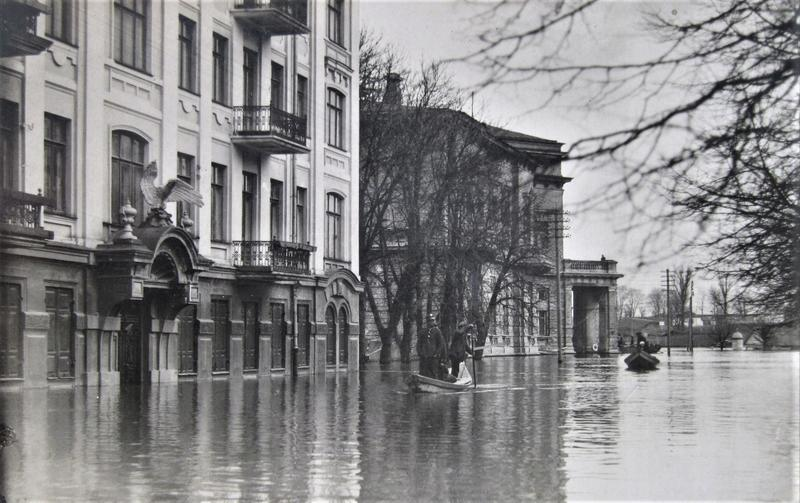
#> input picture ai_primer_book/img/flud.jpg, 800 x 503 px
$ jupyter execute SVD.ipynb
#> lines starting #> are read from the running program, lines starting #| are printed output that depends on the picture
# SVD (Singular Value Decomposition)

What we will cover in this page:
- Increasing importance of linear algebra
- Singular Value Decomposition (SVD)
- Using SVD to compress images
- Recommender using SVD
- SVD for linear regression

## Increasing importance of linear algebra

In 1844 Hermann Grassmann published his "Theory of Extension" which included foundational new topics of what is today called **linear algebra**. In 1848, James Joseph Sylvester introduced the term **matrix**, which is Latin for womb.
Linear algebra is the branch of mathematics concerning linear equations such as
$$a_{1}x_{1}+\cdots +a_{n}x_{n}=b$$ and linear functions such as $$(x_{1},\ldots ,x_{n})\mapsto a_{1}x_{1}+\ldots +a_{n}x_{n}$$
and their representations through **matrices and vector spaces**. Linear algebra is increasing in importance as is core tool in AI field. Nice [podcast](https://lexfridman.com/gilbert-strang/) about this increasing importance, Strang even suggests to replace calculus by linear albebra in schools. By the way most calculus operations have discrete analogues in linear algebra.

### Linear algebra (missing pieces?)

Since you know linear algebra well I just want to point out some important things which often are left forgotten:
- Algebra has geometric interpretation
- Usually you can think about algebraic objects and operations in alternative ways and that can open up some doors

Here are couple examples to prove these points and give you some intuition.

#### Matrix-vector multiplication

- Matrix is a collection of vectors
- A matrix maps one vector to another vector
- Matrix times vector can be thought of as a weighted sum of matrix columns

So if we multiply a space by a matrix it enables us to **stretch and rotate** original space.

For example

\begin{bmatrix}
\cos(\theta) & -\sin(\theta)\\
\sin(\theta) & \cos(\theta)
\end{bmatrix}

works as a simple counter-clockwise rotation, and it's inverse as clockwise rotation. For more geometric interpretations see **3Blue1Brown** [linear algebra](https://www.youtube.com/watch?v=kjBOesZCoqc&feature=emb_title) course.

### Eigenvectors

**Suggested reading:** [THE $25,000,000,000 EIGENVECTOR THE LINEAR ALGEBRA BEHIND GOOGLE](https://www.math.arizona.edu/~glickenstein/math443f08/bryanleise.pdf)

So if vector multiplied by a matrix is a stretch and rotation, then axes of rotation can be especially useful. These axes are called eigenvectors and are easy to define, we just formalize the fact that rotation does nothing by $A u=\lambda u$, where $\lambda$ is a scalar (eigenvalue).

[cell 1]
import numpy as np

B = np.array([[-1, 1],
              [0, -2]])

print('Eigenvalues:\n{0}\nEigenvectors:\n{1}'.format(*np.linalg.eig(B)))

**TASK:** play a bit and make sure that it works as expected and you can use basic *numpy* functions easily (for example *np.dot*), we will need it a lot in the future.

**TASK:** play with a matrix
$\begin{bmatrix}
3 & 1\\
1 & 2
\end{bmatrix}$,
can you tell what it doesk to the vectorspace and where eigenvectors are located? Do they have a clear interpretation? Unfortunately what you will observe works only for symmetric matrixes (those which are equal to its own transpose).

### Singular Value Decomposition (SVD)

We can decompose matrix any way we like, for example: $A = B + C$, $A = B \cdot C$, ... It turns out that some decompositions are usefull for data compression, numerical calculations and might reveal insights into the data. SVD is defined as:

Who invented SVD?
- Eugenio Beltrami (1835-1899)
- Camille Jordan (1838-1921)
- James Joseph Sylvester (1814-1897)
- Erhard Schmidt (1876-1959)
- Hermann Weyl (1885- 1955)

For early history see this paper. Fun fact: Gauss used matrix decomposition in 1823.

SVD is videly used in:
- Data compression
- Recommender systems
- Linear regressions
- NLP (natural language processing)
- PCA (principal component analysis)

We will see some examples bellow starting from data compression.

#### How is SVD computed?

Let's compute SVD for
$$X=
\begin{bmatrix}
5 & 5\\
-1 & 7
\end{bmatrix} = USV^T.$$

We start by producing symmetric matrix (you should have some intuition why we need that by now)
$$X^T X=VS^TSV^T=
\begin{bmatrix}
26 & 18\\
18 & 74
\end{bmatrix} = USV^T.$$

Now we can compute eigenvectors usging determinant. Since
$$\det(X^TX - \lambda I) = (\lambda - 20)(\lambda - 80)$$
we have
$$X^TX - 20 I =
\begin{bmatrix}
6 & 18\\
18 & 54
\end{bmatrix}
\rightarrow
V_1 = \frac{1}{\sqrt{10}}
\begin{bmatrix}
-3\\
1
\end{bmatrix};$$
$$X^TX - 80 I =
\begin{bmatrix}
-54 & 18\\
18 & -6
\end{bmatrix}
\rightarrow
V_2 = \frac{1}{\sqrt{10}}
\begin{bmatrix}
1\\
3
\end{bmatrix}.$$

Now we have

$$V = \frac{1}{\sqrt{10}}
\begin{bmatrix}
-3 & 1\\
1 & 3
\end{bmatrix},$$

thus knowing that $XV=US$ it is easy to find

$$S =
\begin{bmatrix}
2\sqrt{5} & 0\\
0 & 4\sqrt{5}
\end{bmatrix};\;
U = \frac{1}{\sqrt{2}}
\begin{bmatrix}
1 & 1\\
-1 & 1
\end{bmatrix}.$$

TODO: fix axes so that they match with np output.

[cell 2]
X = np.array([[5, 5],
              [-1, 7]])
U, S, V = np.linalg.svd(X)
print(f'U\n{U}\nS\n{S}\nV\n{V}')

## Using SVD to compress images

We will use the following trick to compress images:
- Calculate SVD of an image
- Leave only top N factors in S
- Multiply matrixes to obtaine compressed image

As we saw this should work, because S captures most relevant eigenvectors.

[cell 3]
import matplotlib.pyplot as plt    # pip install matplotlib
from IPython import display
from time import sleep
import cv2                         # pip install opencv-python

def plot(X):
    """Just a little helper function to get a nice image plot"""
    m = 255 if X.max() > 1 else 1
    plt.imshow(X, cmap='gray', vmin=0, vmax=m)
    plt.axis('off')

[cell 4]
X = cv2.imread('img/flud.jpg', cv2.IMREAD_GRAYSCALE)
#> X: shape (503, 800); min 3, max 255, mean 134.6
print(f'Image shape {X.shape}')
#| Image shape (503, 800)
plot(X)
#> in plot, `m = 255 if X.max() > 1 else 1`: m = 255

[cell 5]
def size(u, s, v):
    """Calculate number of values in SVD"""
    return u.shape[0] * u.shape[1] + s.shape[0] + v.shape[0] * v.shape[1]

First, let's use all singular values. Even then we reach some compression!

[cell 6]
U, S, V = np.linalg.svd(X)
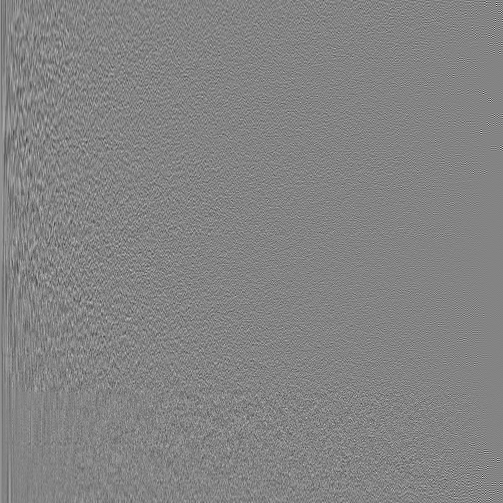
#> U: shape (503, 503) float64; min -0.409, max 0.381, mean 7.68e-05; drawn with min black and max white
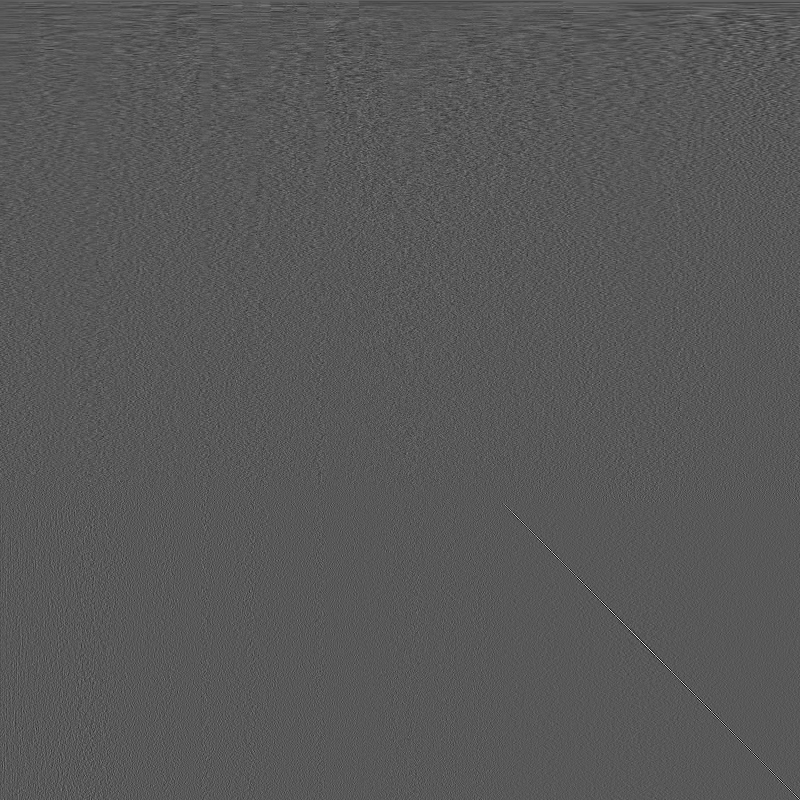
#> V: shape (800, 800) float64; min -0.33, max 0.62, mean 2.68e-05; drawn with min black and max white
#> S = 503 values, max 88625.8 at index 0, min 4.06 at index 502, mean 688.5
print('U shape - {0}\nS shape - {1}\nV shape - {2}'.format(U.shape, S.shape, V.shape))
#| U shape - (503, 503)
#| S shape - (503,)
#| V shape - (800, 800)
plot((U * S).dot(V[:len(S)]))
plt.title('Compression rate with all singular values - {0:.02%}'.format(
    1 - size(U, S, V[:len(S)]) / size(U, S, V)))
#> (this line was passed over: IPython is not available in this run)
plt.show()
